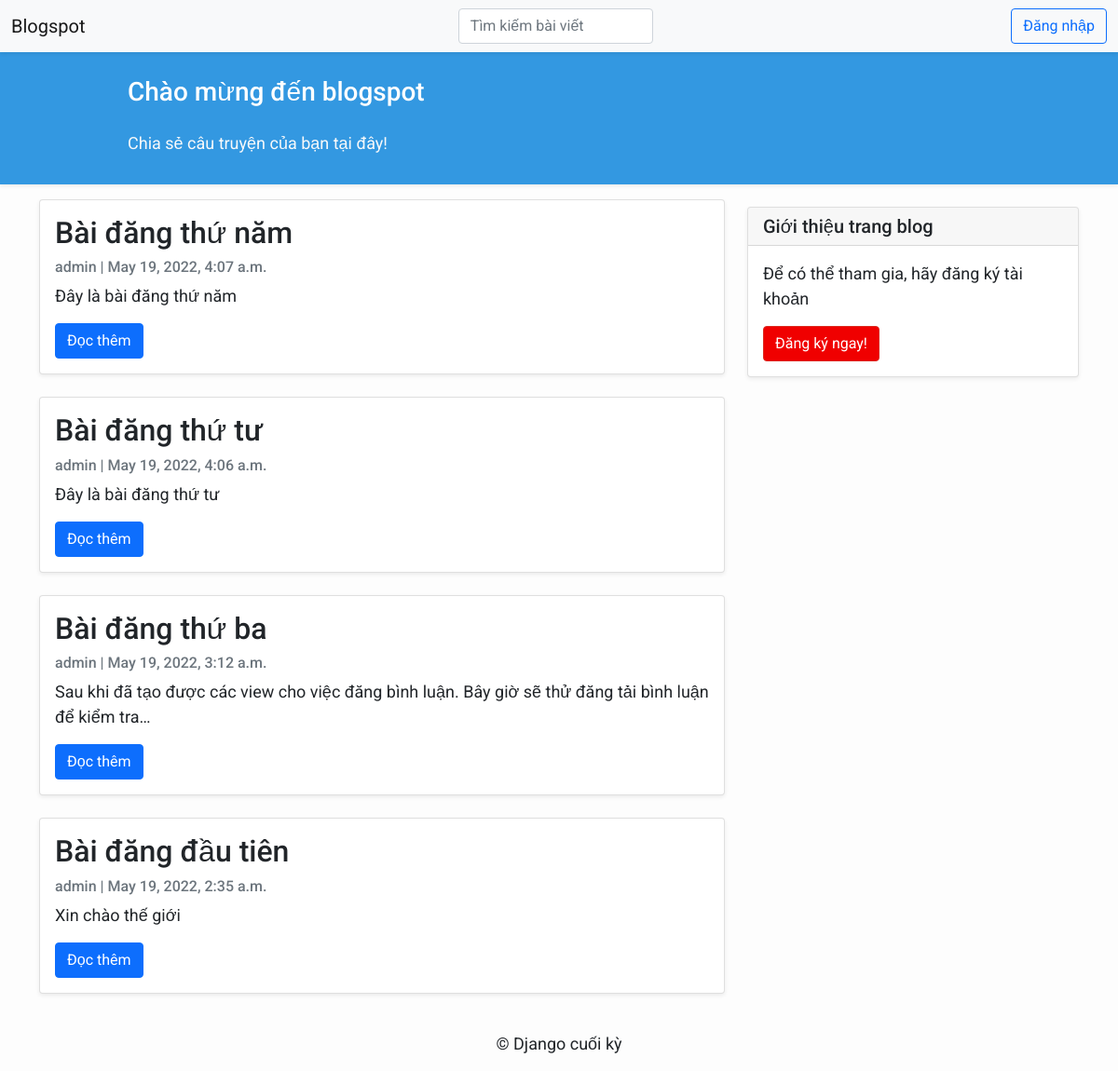
The app's page /, older data.
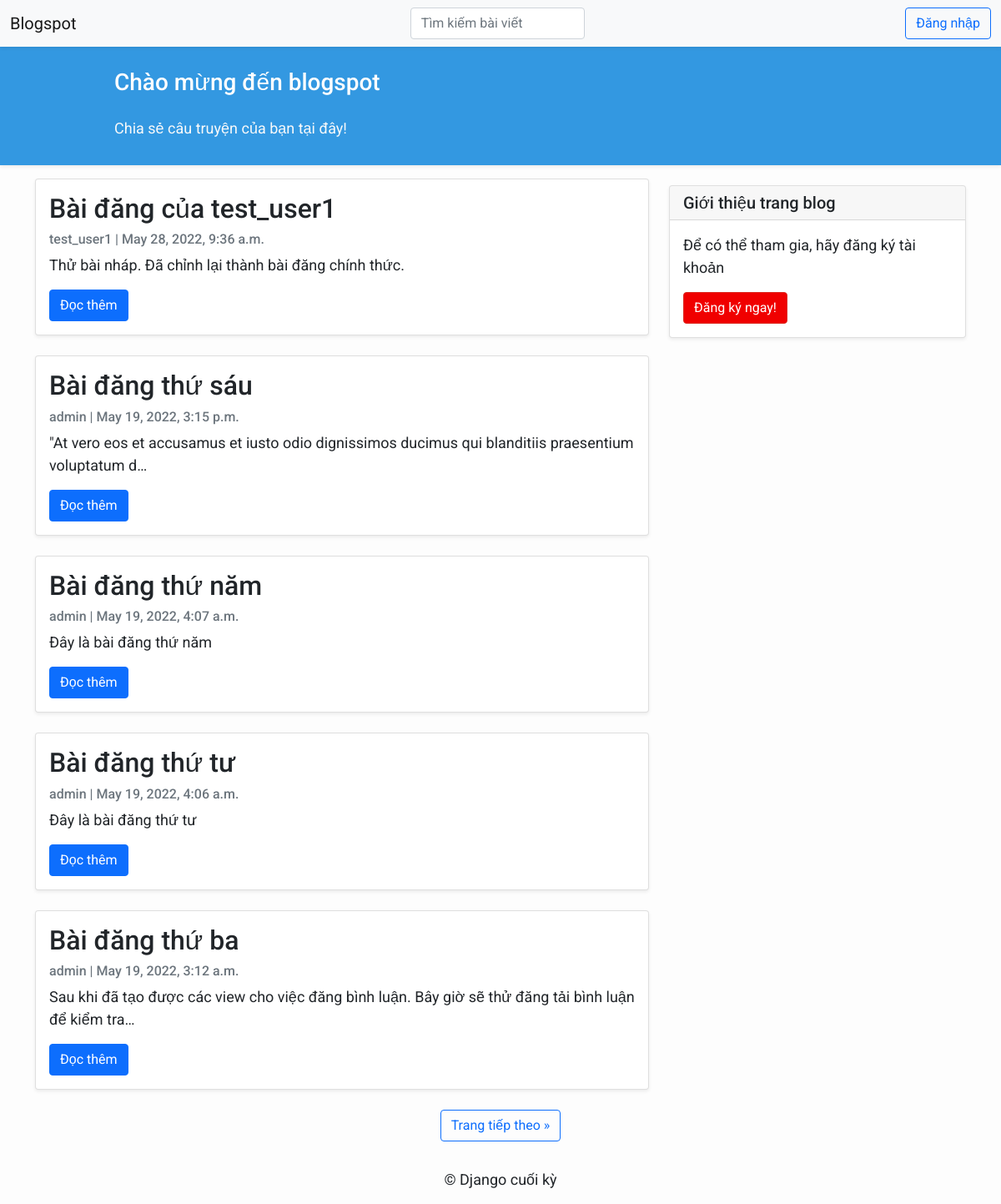
The same page, newer data.
### blog_app/models.py (models this page shows, shortened)
class Post(models.Model):
    title = models.CharField(max_length=200, unique=True)
    slug = models.SlugField(max_length=200, unique=True)
    author = models.ForeignKey(User, on_delete= models.CASCADE,related_name='blog_posts')
    updated_on = models.DateTimeField(auto_now= True)
    content = models.TextField()
    created_on = models.DateTimeField(auto_now_add=True)
    status = models.IntegerField(choices=STATUS, default=0)
    class Meta:
        ordering = ['-created_on']

### blog_app/views.py (the view)
# urls.py: path('', views.PostList.as_view(), name='home'),
class PostList(generic.ListView):
    queryset = Post.objects.filter(status=1).order_by('-created_on')
    template_name = 'index.html'
    paginate_by = 5

### templates/index.html (shortened to what this page needs)
{% extends "base.html" %}
{% block content %}
<header class="masthead shadow-sm">
    <div class="container">
        <div class="row">
            <div class=" col-md-8 col-md-10 mx-auto">
                <div class="site-heading">
                    <h3 class=" site-heading my-4 mt-3 text-white"> Chào mừng đến blogspot </h3>
                    <p class="text-light">Chia sẻ câu truyện của bạn tại đây! &nbsp </p>
                </div>
            </div>
        </div>
    </div>
</header>
<div class="container">
    <div class="row">
        <div class="col-md-8 mt-3 left">
            {% for post in post_list %}
            <div class="card mb-4 shadow-sm">
                <div class="card-body">
                    <h2 class="card-title">{{ post.title }}</h2>
                    <p class="card-text text-muted h6">{{ post.author }} | {{ post.created_on}} </p>
                    <p class="card-text">{{post.content|truncatechars:100 }}</p>
                    <a href="{% url 'post_detail' post.slug %}" class="btn btn-primary">Đọc thêm</a>
                </div>
            </div>
            {% endfor %}
        </div>
        {% block sidebar %} {% include 'sidebar.html' %} {% endblock sidebar %}
    </div>
    {% if is_paginated %}
        <ul class="pagination justify-content-center">
            {% if page_obj.has_next %}
            <li><a href="?page={{ page_obj.next_page_number }}" class="btn btn-outline-primary"> Trang tiếp theo &raquo;</a></li>
            {% endif %}
        </ul>
    </div>
    {% endif %}
</div>
{%endblock%}

Row changes from the older to the newer data that the page shows:
no longer on this page (row unchanged): Post: title "Bài đăng đầu tiên", author "admin", created_on "May 19, 2022, 2:35 a.m.", content "Xin chào thế giới"
added Post: title "Bài đăng của test_user1", author "test_user1", created_on "May 28, 2022, 9:36 a.m.", content "Thử bài nháp. Đã chỉnh lại thành bài đăng chính thức."
added Post: title "Bài đăng thứ sáu", author "admin", created_on "May 19, 2022, 3:15 p.m.", content "\"At vero eos et accusamus et iusto odio dignissimos ducimus qui blanditiis praesentium voluptatum d…"
Text that changed along with them:
text now shown: "Trang tiếp theo »"
